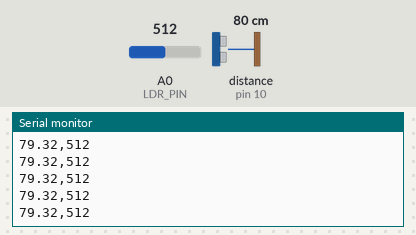
A sketch run on a simulated Arduino Uno, built with avr-gcc and run on an emulated ATmega328P. Shown: the last lines printed to the serial monitor. Wiring (inferred from the names in the program): ultrasonic range finder: trigger pin 9; echo pin 10. The test bench sets the inputs (shaded band); at power-on: A0 (LDR_PIN) = 512, distance to the obstacle (sensor on pin 10) 80 cm. The echo pulse lasts 58.3 µs per cm.

Above: at 7.2 s.
7.3 s: A0 (LDR_PIN) set to 11
At 7.57 s:
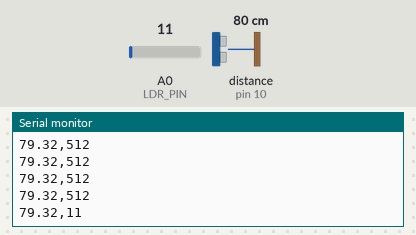
8.8 s: A0 (LDR_PIN) set to 8
At 8.81 s:
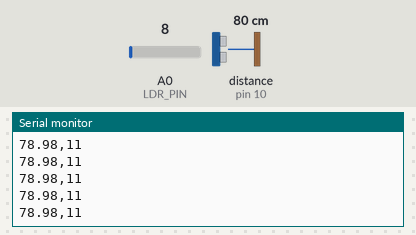
Timing chart, 0 to 11.3 s (numbered marks = the images above; inputs shaded):
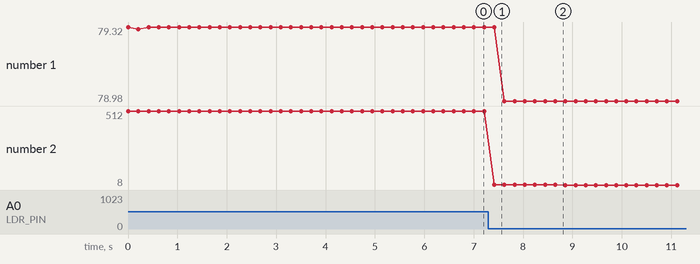

Measured:
- after the input at 7.3 s, the serial monitor: prints a new line after 0.12 s (image 1)
- plotted number 1: 79.32 → 78.98 after the input at 7.3 s
- plotted number 2: 512 → 11 after the input at 7.3 s, 11 → 8 after the input at 8.8 s

The sketch:

Arduino_Code.ino
```cpp
#define TRIG_PIN 9
#define ECHO_PIN 10
#define LDR_PIN A0

void setup() {
  Serial.begin(9600);
  pinMode(TRIG_PIN, OUTPUT);
  pinMode(ECHO_PIN, INPUT);
}

void loop() {
  // 1. Measure Distance (Ultrasonic)
  digitalWrite(TRIG_PIN, LOW);
  delayMicroseconds(2);
  digitalWrite(TRIG_PIN, HIGH);
  delayMicroseconds(10);
  digitalWrite(TRIG_PIN, LOW);

  long duration = pulseIn(ECHO_PIN, HIGH);
  float distance = duration * 0.034 / 2;

  // 2. Measure Light (LDR)
  int lightValue = analogRead(LDR_PIN);

  // 3. Send Data to Android via HC-05
  Serial.print(distance);
  Serial.print(",");
  Serial.println(lightValue);

  delay(200); // Send data 5 times per second
}
```
